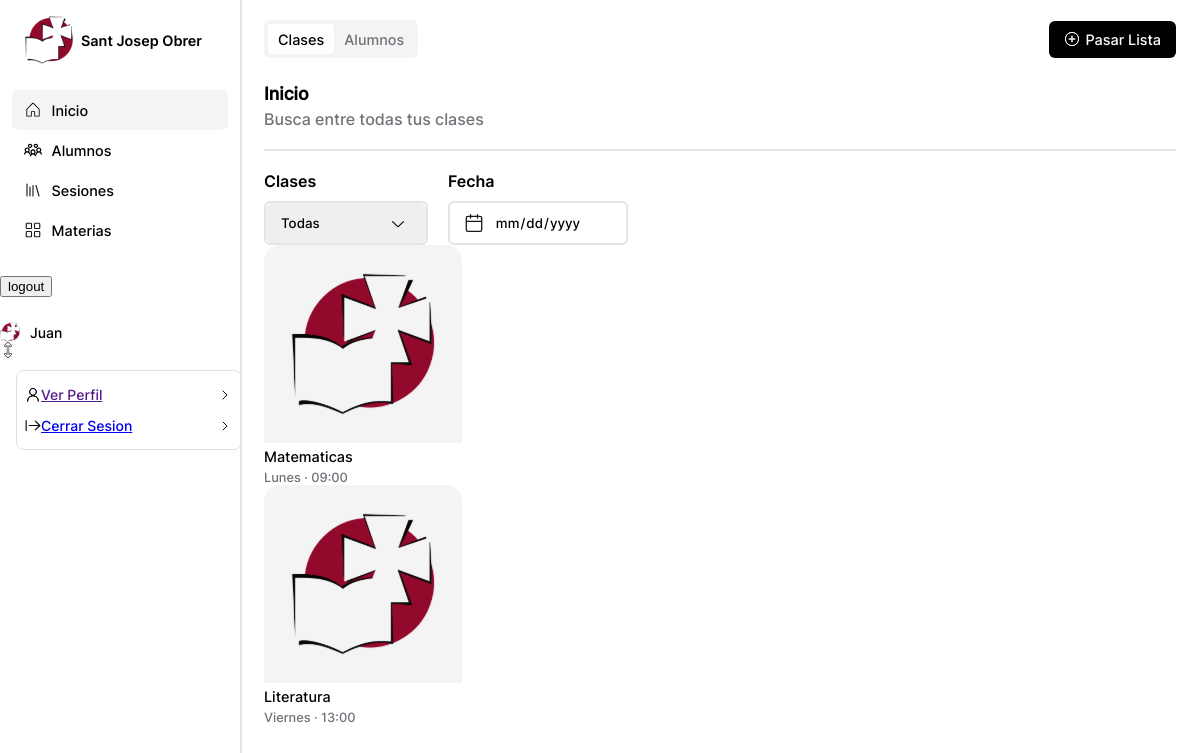
The app's page /profesor/profesor_dashboard.php (signed in) with its own data.
### tables this page shows
CREATE TABLE `materia` (
  `ID` int(10) NOT NULL,
  `Nombre` varchar(30) NOT NULL,
  `Dia` enum('LUN','MAR','MIE','JUE','VIE','SAB','DOM') NOT NULL,
  `Hora` time NOT NULL,
  `ID_Profesor` varchar(10) NOT NULL
);

### profesor/profesor_dashboard.php (the view, shortened to what this page needs)
<?php
require('../config/conexion.php');
$db = new PDO($conn, $fields['user'], $fields['pass']);
$db->setAttribute(PDO::ATTR_ERRMODE, PDO::ERRMODE_EXCEPTION);
$showMaterias = $db->query("SELECT * FROM materia where ID_Profesor = '$_SESSION[id]'");
$materias = $showMaterias->fetchAll(PDO::FETCH_ASSOC);
    $db = new PDO($conn, $fields['user'], $fields['pass']);
    $db ->setAttribute(PDO::ATTR_ERRMODE, PDO::ERRMODE_EXCEPTION);
    $showMaterias = $db->query("SELECT * FROM materia where ID_Profesor = '$_SESSION[id]'");
    $materias = $showMaterias->fetchAll(PDO::FETCH_ASSOC);
?>
<!DOCTYPE html>
<html lang="en">
<head>
    <link rel="stylesheet" href="../assets/css/profesor_dashboard.css">
</head>
<body>
    <div id="aside">
        <div id="titlelogo">
            <img src="../assets/img/logoSJO.svg" alt="Logo SJO">
            <p>Sant Josep Obrer</p>
        </div>
        <ul id="side-menu">
            <li class="active">
                <a href="#">
                    <img src="../assets/img/icon-home.svg" alt="Home icon">
                    Inicio
                </a>
            </li>
            <li>
                <a href="#">
                    <img src="../assets/img/Vector.svg" alt="Students icon">
                    Alumnos
                </a>
            </li>
            <li>
                <a href="#">
                    <img src="../assets/img/library.svg" alt="Library icon">
                    Sesiones
                </a>
            </li>
            <li>
                <a href="#">
                    <img src="../assets/img/layout-grid.svg" alt="Layout icon">
                    Materias
                </a>
            </li>
        </ul>
        <form action="profesor_dashboard.php" method="post">
            <input type="submit" value="logout" name="logout">
        </form>
        <div>
            <div class="user-info-container">
                <div class="user-info">
                    <img src="../assets/img/logoSJO.svg" alt="Logo Sant Josep">
                    <p><?php echo $_SESSION['username'] ?></p>
                </div>
                <img src="../assets/img/two-arrows.png" alt="Vector img" class="vector-img">
            </div>
            <div  style="margin-top: 8px; height: 80px; border: 1px solid #E0E0E0;
            border-radius: 8px; padding: 8px; width: 226px; box-sizing: border-box; margin-left: 16px;">
                <ul style="list-style-type: none;
                padding: 0; margin: 0; display: flex; flex-direction: column; justify-content: space-around; height: 100%;" >
                    <li style="font-size: 14px; align-items: center;">
                        <a href="" style="display: flex;  align-items: center; justify-content: space-between;">
                            <div style="display: flex;  align-items: center;">
                                <img src="../assets/img/person.svg" alt="" style="width: 16px;">
                                Ver Perfil
                            </div>
                            <img src="../assets/img/chevron-right.svg" alt="" style="width: 16px;">
                        </a>
                    </li>
                    <li style="font-size: 14px;">
                        <a href="../config/logout.php" style="display: flex;  align-items: center;
                         justify-content: space-between; align-items: center;">
                            <div style="display: flex;  align-items: center;">
                                <img src="../assets/img/logout.svg" alt="" style="width: 16px;">
                                Cerrar Sesion
                            </div>
                           <img src="../assets/img/chevron-right.svg" alt="" style="width: 16px;">
                        </a>
                    </li>
                </ul>
            </div>
        </div>
    </div>
    <div id="main">
        <div id="content">
            <div id="top-content">
                <ul>
                    <li class="active">
                        <a href="#">Clases</a>
                    </li>
                    <li>
                        <a href="#">Alumnos</a>
                    </li>
                </ul>
                <a href="#" id="pasar-lista">
                    <img src="../assets/img/plus-circled.svg" alt="Pasar Lista">
                    Pasar Lista
                </a>
            </div>
            <div id="title">
                <h3>Inicio</h3>
                <p>Busca entre todas tus clases</p>
            </div>
            <div id="filter">
                <div id="clases">
                    <p>Clases</p>
                    <div id="select-container">
                        <select name="clases">
                            <option value="">Todas</option>
                        </select>
                    </div>
                </div>
                <div id="fecha">
                    <p>Fecha</p>
                    <div id="date-container">
                        <input type="date">
                    </div>
                </div>
            </div>
            <div id="main-content">
                <?php
                    foreach ($materias as $materia) { ?>
                        <a class="item" href="show_materia.php?id=<?= $materia['ID'] ?>">
                            <img src="../assets/img/logoSJO.svg" alt="logo">
                            <p class="itemtitle"><?= $materia['Nombre'] ?></p>
                            <p class="itemsub"><?php
                                switch ($materia['Dia']) {
                                    case 'LUN':
                                        echo 'Lunes ';
                                        break;
                                    case 'VIE':
                                        echo 'Viernes ';
                                        break;
                                }?>
                                ·
                                <?= date('H:i',strtotime($materia['Hora'])) ?>
                            </p>
                        </a>
                <?php }?>
            </div>
        </div>
    </div>
</body>
</html>

### assets/css/profesor_dashboard.css (style rules this page uses)
body { margin: 0; padding: 0; display: flex; font-family: Inter; }
#aside { width: 20vw; height: 100vh; overflow: hidden; position: fixed; display: flex; flex-direction: column; background-color: white; border-right: 2px solid rgba(228, 228, 231, 1); gap: 25px; }
#titlelogo { display: flex; flex-wrap: nowrap; width: 100%; align-items: center; padding-left: 10%; gap: 7px; margin-top: 15px; }
#titlelogo img { height: 50px; width: 50px; max-width: 50px; max-height: 50px; }
#titlelogo p { font-size: 0.9rem; font-family: Inter-B; text-wrap: balance; margin: 0; padding: 0; display: flex; }
#side-menu { display: flex; flex-direction: column; width: 100%; height: fit-content; margin: 0; padding: 0; }
#side-menu li { height: fit-content; width: 90%; list-style: none; margin-left: 5%; background-color: white; border-radius: 6px; }
#side-menu .active { background-color: rgba(244, 244, 245, 1); }
#side-menu li a { display: flex; align-items: center; gap: 10px; text-decoration: none; color: black; height: 40px; padding-left: 12px; font-family: Inter; font-size: 0.9rem; }
#side-menu li a img { height: 1.1rem; width: 1.1rem; max-width: 25px; max-height: 25px; aspect-ratio: 1/1; margin: 0; padding: 0; display: flex; align-items: center; justify-content: center; }
#main { margin-left: 20vw; width: 100%; overflow: hidden; text-wrap: pretty; display: flex; align-items: center; justify-content: center; }
#content { width: 95%; margin-top: 20px; }
#top-content { display: flex; align-items: center; justify-content: space-between; margin: 0; padding: 0; }
#top-content ul { display: flex; background-color: rgba(244, 244, 245, 1); align-items: center; justify-content: center; list-style: none; margin: 0; padding: 4px; border-radius: 6px; }
#top-content ul li { height: fit-content; width: fit-content; margin: 0; padding: 5px 10px; border-radius: 4px; }
#top-content ul .active { background-color: white; }
#top-content ul .active a { color: black; }
#top-content ul li a { text-decoration: none; color: rgba(113, 113, 122, 1); font-size: 0.9rem; }
#pasar-lista { color: white; background-color: black; border-radius: 6px; display: flex; align-items: center; justify-content: space-evenly; gap: 5px; padding: 10px 15px; text-decoration: none; font-size: 0.9rem; }
#title { width: 100%; height: fit-content; display: flex; flex-direction: column; gap: 5px; padding: 25px 0 20px 0; border-bottom: 2px solid rgba(228, 228, 231, 1); }
#title h3 { margin: 0; padding: 0; color: black; font-weight: 600; font-size: 1.1rem; }
#title p { margin: 0; padding: 0; color: rgba(113, 113, 122, 1); }
#filter { display: flex; flex-wrap: nowrap; align-items: center; gap: 20px; margin-top: 20px; }
#filter p { font-family: Inter-B; margin: 0; padding: 0; }
#clases, #fecha { display: flex; flex-direction: column; gap: 10px; }
#select-container { display: inline-block; position: relative; width: fit-content; height: fit-content; align-items: center; justify-content: space-between; margin: 0; border-radius: 6px; border: 2px solid rgba(228, 228, 231, 1); }
#select-container select { font-family: Inter; appearance: none; width: 10rem; height: 2.5rem; border: none; outline: none; border-radius: 6px; margin: 0; padding: 0; padding-left: 15px; }
#date-container { display: inline-block; position: relative; width: fit-content; height: fit-content; margin: 0; border: 2px solid rgba(228, 228, 231, 1); border-radius: 6px; }
#date-container input { appearance: none; font-family: Inter; background-color: white; width: 11rem; height: 2.5rem; border: none; outline: none; border-radius: 6px; margin: 0; padding: 0; text-align: center; }
.user-info { display: flex; align-items: center; margin: 0; }
.user-info img { width: 20px; margin-right: 10px; }
.user-info p { font-size: 14px; color: #000; margin: 0; }
.vector-img { transform: rotate(90deg); width: 16px; }
.item { display: flex; flex-direction: column; width: 200px; gap: 5px; text-decoration: none; }
.item img { display: flex; justify-content: center; align-items: center; padding: 12%; width: 75%; background-color: rgba(244, 244, 245, 1); border-radius: 1rem 1rem 0 0; }
.itemtitle { margin: 0; padding: 0; color: black; font-size: 0.9rem; }
.itemsub { margin: 0; padding: 0; text-wrap: nowrap; color: rgba(113, 113, 122, 1); font-size: 0.8rem; }

### records on screen
materia: Nombre "Matematicas", Dia "Lunes", Hora "09:00"
materia: Nombre "Literatura", Dia "Viernes", Hora "13:00"

### other values on screen
$_SESSION['username'] "Juan"
